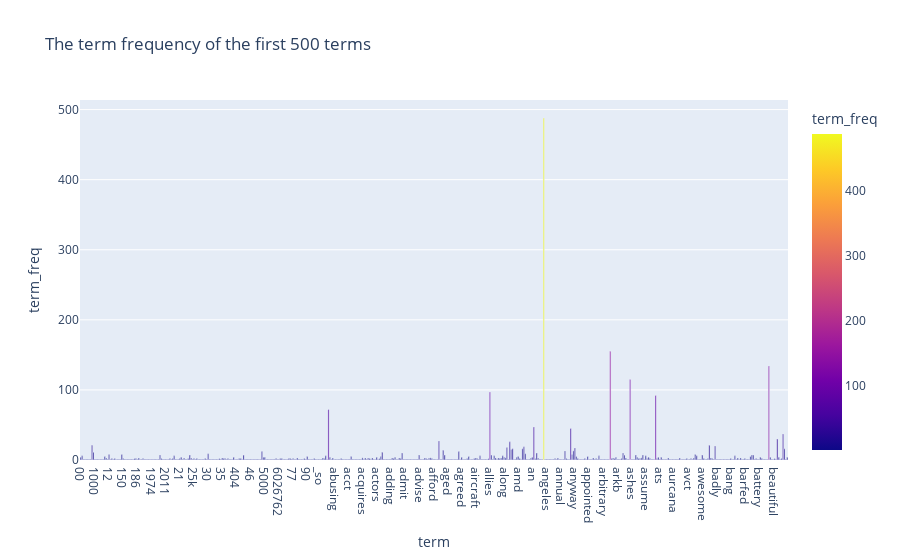

Notebook code for this chart:
### Code cell
import plotly.express as px

df_draw = pd.DataFrame({"term":count_vect.get_feature_names_out()[:500], 
                        "term_freq":term_freq[:500]})
plt.figure(figsize=(20,8))
fig = px.bar(df_draw, x="term", y="term_freq", title="The term frequency of the first 500 terms", color="term_freq")
fig.show()

### Figure 1 — Plotly figure (JSON) as saved in the notebook; plotly's stock layout.template omitted (floating-point values rounded to 4 significant figures; data arrays with more than 128 entries replaced by an {"elided": "..."} marker saying what was removed)
{"data": [{"hovertemplate": "term=%{x}<br>term_freq=%{marker.color}<extra></extra>", "legendgroup": "", "marker": {"color": {"elided": "500 int values"}, "coloraxis": "coloraxis", "pattern": {"shape": ""}}, "name": "", "orientation": "v", "showlegend": false, "textposition": "auto", "type": "bar", "x": {"elided": "500 str values"}, "xaxis": "x", "y": {"elided": "500 int values"}, "yaxis": "y"}], "layout": {"barmode": "relative", "coloraxis": {"colorbar": {"title": {"text": "term_freq"}}, "colorscale": [[0, "#0d0887"], [0.1111, "#46039f"], [0.2222, "#7201a8"], [0.3333, "#9c179e"], [0.4444, "#bd3786"], [0.5556, "#d8576b"], [0.6667, "#ed7953"], [0.7778, "#fb9f3a"], [0.8889, "#fdca26"], [1, "#f0f921"]]}, "legend": {"tracegroupgap": 0}, "title": {"text": "The term frequency of the first 500 terms"}, "xaxis": {"anchor": "y", "domain": [0, 1], "title": {"text": "term"}}, "yaxis": {"anchor": "x", "domain": [0, 1], "title": {"text": "term_freq"}}}}
